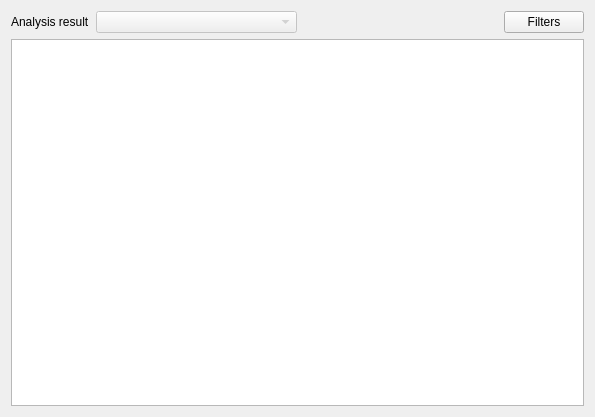
<?xml version="1.0" encoding="UTF-8"?>
<ui version="4.0">
 <class>AnalysisResultsWidget</class>
 <widget class="QWidget" name="AnalysisResultsWidget">
  <property name="geometry">
   <rect>
    <x>0</x>
    <y>0</y>
    <width>595</width>
    <height>417</height>
   </rect>
  </property>
  <property name="windowTitle">
   <string>Form</string>
  </property>
  <layout class="QVBoxLayout" name="verticalLayout">
   <item>
    <layout class="QHBoxLayout" name="horizontalLayout">
     <item>
      <widget class="QLabel" name="labelCombo">
       <property name="sizePolicy">
        <sizepolicy hsizetype="Maximum" vsizetype="Preferred">
         <horstretch>0</horstretch>
         <verstretch>0</verstretch>
        </sizepolicy>
       </property>
       <property name="text">
        <string>Analysis result</string>
       </property>
       <property name="buddy">
        <cstring>comboBoxAnalysisResults</cstring>
       </property>
      </widget>
     </item>
     <item>
      <widget class="QComboBox" name="comboBoxAnalysisResults">
       <property name="enabled">
        <bool>false</bool>
       </property>
       <property name="sizePolicy">
        <sizepolicy hsizetype="MinimumExpanding" vsizetype="Fixed">
         <horstretch>0</horstretch>
         <verstretch>0</verstretch>
        </sizepolicy>
       </property>
      </widget>
     </item>
     <item>
      <spacer name="horizontalSpacer">
       <property name="orientation">
        <enum>Qt::Horizontal</enum>
       </property>
       <property name="sizeHint" stdset="0">
        <size>
         <width>40</width>
         <height>20</height>
        </size>
       </property>
      </spacer>
     </item>
     <item>
      <widget class="QPushButton" name="pushButtonFilters">
       <property name="text">
        <string>Filters</string>
       </property>
      </widget>
     </item>
    </layout>
   </item>
   <item>
    <widget class="QTableView" name="tableView">
     <property name="sortingEnabled">
      <bool>true</bool>
     </property>
    </widget>
   </item>
  </layout>
 </widget>
 <resources/>
 <connections/>
</ui>
